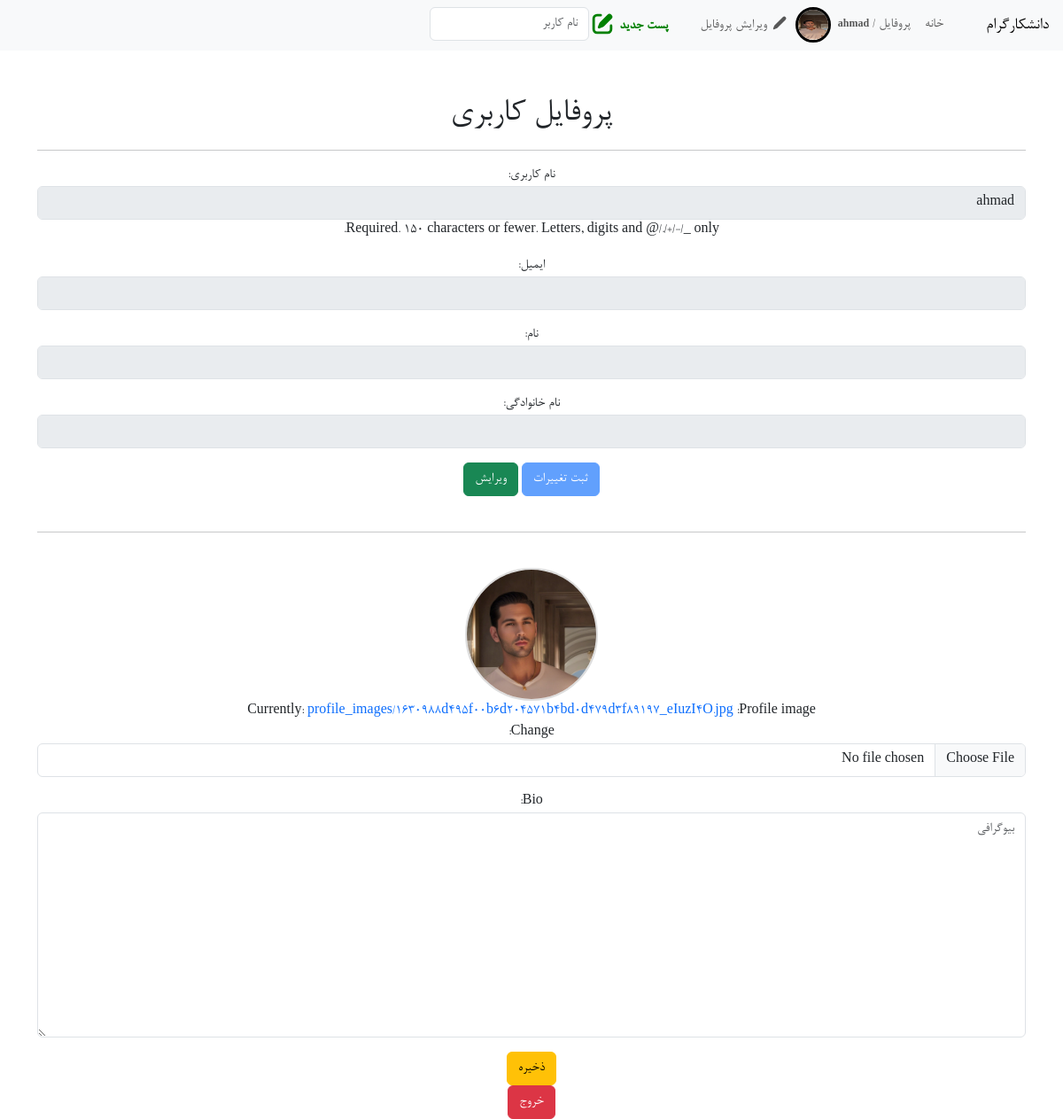
/profile/ (signed in), run on an earlier commit of the app's database.
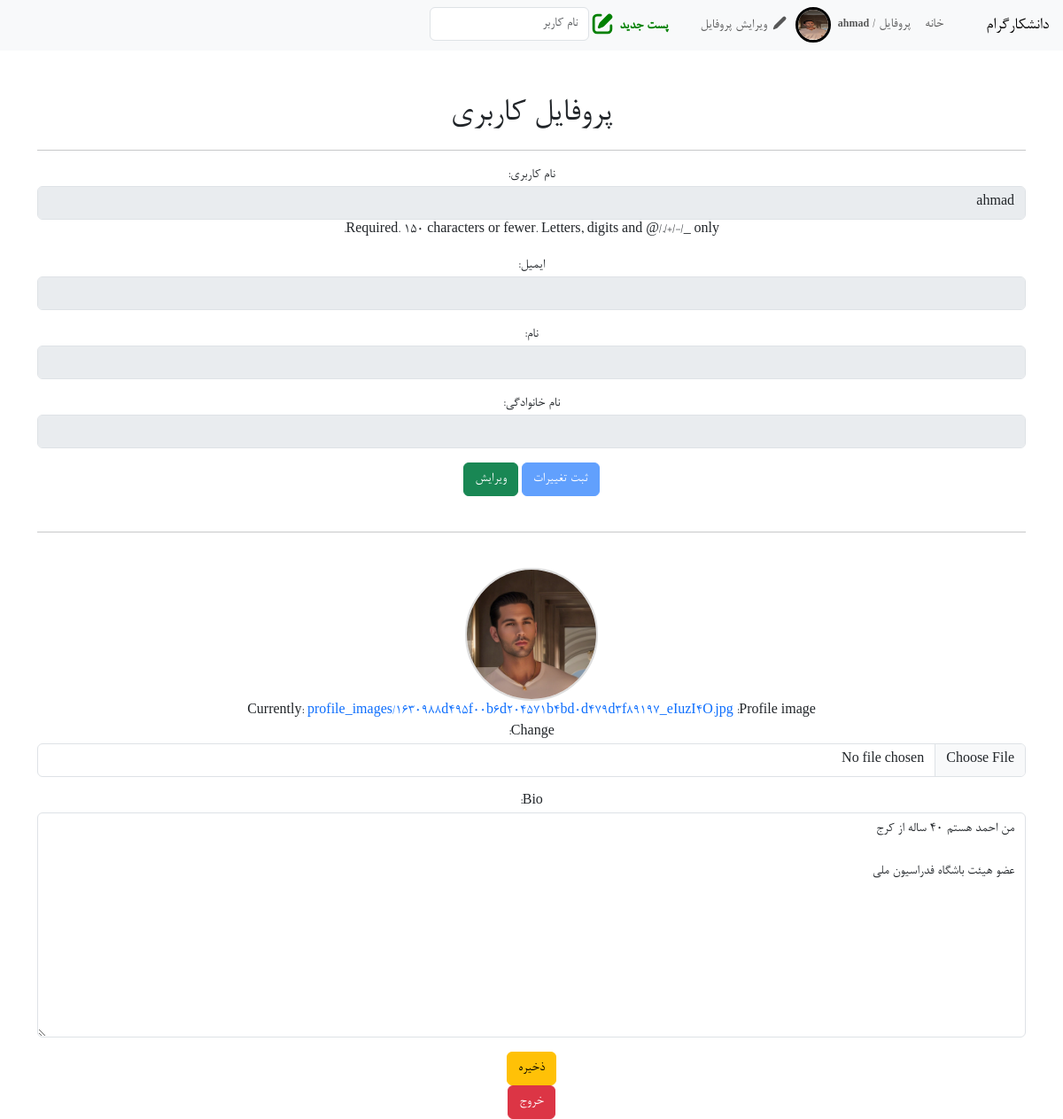
And on a later commit of the database.
### users/models.py (models this page shows)
class Profile(models.Model):
    user = models.OneToOneField(User, on_delete=models.CASCADE, related_name='profile')
    profile_image = models.ImageField(upload_to='profile_images/', default="profile_images/default.png", blank=False, null=False)
    bio = models.TextField(max_length=100,blank=True, null=True)

### users/views.py (the view)
# urls.py: path('profile/',views.profile_view,name='profile'),
@login_required
def profile_view(request):
    try:
        profiledata = Profile.objects.get(user=request.user)
    except Profile.DoesNotExist:
        profiledata = None
    if request.method == 'POST':
        submitbutton = request.POST.get("submit_button")
        if submitbutton == "form2":
            form2 = ProfileImage(request.POST, request.FILES, instance=profiledata)
            if form2.is_valid():
                savepic = form2.save(commit=False)
                savepic.user = request.user
                savepic.save()
                return redirect("profile")
            else:
                form2 = ProfileImage(instance=profiledata)
        if submitbutton == "form1":
            form = ProfileForm(request.POST, instance=request.user)
            if form.is_valid():
                form.save()
                messages.success(request, 'اطلاعات پروفایل شما با موفقیت ذخیره شد.')
                return redirect('profile')
    else:
        form = ProfileForm(instance=request.user)
        form2 = ProfileImage(instance=profiledata)
    try:
        form
    except NameError:
        pass
    else:
        try:
            form2
        except NameError:
            return render(request, 'profile.html', {'form': form})
        else:
            return render(request, 'profile.html', {'form': form,'form2':form2, 'profiledata':profiledata})

### users/forms.py
class ProfileForm(forms.ModelForm):
    class Meta:
        model = User
        fields = ['username','email','first_name', 'last_name']
        labels = {
            'username':'نام کاربری',
            'email':'ایمیل',
            'first_name':'نام',
            'last_name':'نام خانوادگی',
        }
        widgets = {
            'username': forms.TextInput(attrs={
                'class':'form-control',
                'disabled':'disabled',
            }),
            'email': forms.TextInput(attrs={
                'class':'form-control',
                'disabled':'disabled',
            }),
            'first_name': forms.TextInput(attrs={
                'class':'form-control',
                'disabled':'disabled',
            }),
            'last_name': forms.TextInput(attrs={
                'class':'form-control',
                'disabled':'disabled',
            }),
        }

### users/templates/profile.html (shortened to what this page needs)
{% extends 'base.html' %}
{% block content%}
<h1>
    پروفایل کاربری
</h1>
<hr>
<form method="post">
    {{ form.as_p }}
    <button class="btn btn-primary" id="submitedit" name="submit_button" value="form1">ثبت تغییرات</button>
    <button id="editbutton" onclick="enableedit()" class="btn btn-success">ویرایش</button>
</form>
<br>
<hr>
<br>
<div>
    {% if profiledata %}
        <img src="/media/{{ profiledata.profile_image}}" class="round-image" width="150" height="150">
    {% else %}
        <img src="/media/profile_images/default.png"  width="150" height="150">
    {% endif %}
</div>
<form method="post" enctype="multipart/form-data">
    {{ form2.as_p }}
    <button type="submit" name="submit_button" class="btn btn-warning" value="form2">ذخیره</button>
</form>
<a href="{% url 'logout' %}"><button class="btn btn-danger ">خروج</button></a>
{% endblock %}

### core/templates/navbar.html (shortened to what this page needs)
<nav class="navbar navbar-expand-lg navbar-light bg-light">
    <a class="navbar-brand" href="{% url 'home'%}">دانشکارگرام</a>
    <div class="collapse navbar-collapse" id="navbarSupportedContent">
      <ul class="navbar-nav mr-auto">
        <li class="nav-item active">
          <a class="nav-link" href="{% url 'home' %}">خانه</a>
        </li>
        {% if request.user.is_authenticated %}
          <li class="nav-item">
            <a class="nav-link" href="{% url 'user_profile' request.user.id  %}">پروفایل  / <b><span style="font-size: 12px;">{{ request.user.username }}</span></b></a>
          </li>
          <li class="nav-item">
            {% if profilepic.profile_image %}
              <img src="/media/{{ profilepic.profile_image }} " style="width: 40px; height:40px; position: relative; border: 3px solid black; border-radius: 100%; " >
            {% else %}
              <img src="/media/profile_images/default.png " style="width: 40px; height:40px; position: relative; border: 3px solid black; border-radius: 100%; " >
            {% endif %}
          </li>
          <li class="nav-item">
            <a class="nav-link" href="{% url 'profile' %}">
              ویرایش پروفایل</a>
          </li>
          <li class="nav-item">
            <div class="container">
                <div class="row">
                    <div class="col-2">
                    </div>
                </div>
            </div>
          </li>
          <li class="nav-item mt-1">
            <a href="{% url 'write' %}">
              <b style="color: green;">
                پست جدید
              </b>
            </a>
          </li>
        {% endif %}
        <li class="nav-item">
          <form method="get" autocomplete="off" action="/search">
              <input type="text" class="form-control" id="search" name="query" placeholder="نام کاربر">
          </form>
        </li>
      </ul>
    </div>
  </nav>

What changed in the data, as far as the page shows it:
changed Profile: bio (not shown) → "من احمد هستم 40 ساله از کرج عضو هیئت باشگاه فدراسیون ملی"
